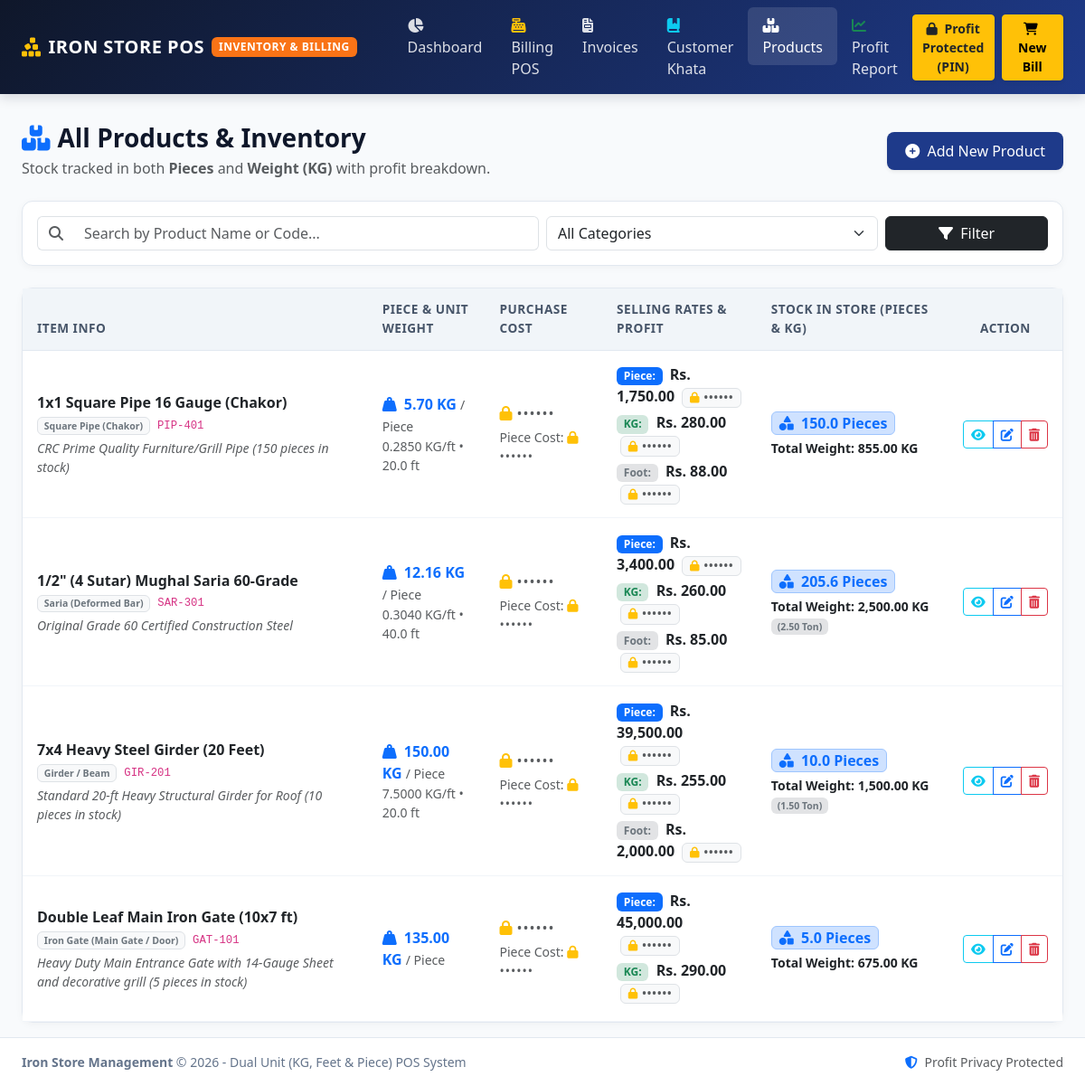
/products.php, run on the app's committed database.
### tables this page shows
CREATE TABLE IF NOT EXISTS `products` (
    `id` INT AUTO_INCREMENT PRIMARY KEY,
    `product_code` VARCHAR(50) NULL,
    `product_name` VARCHAR(150) NOT NULL,
    `category` VARCHAR(50) NOT NULL,
    `standard_length_feet` DECIMAL(8,2) DEFAULT 20.00,
    `weight_per_foot` DECIMAL(10,4) NOT NULL DEFAULT 0.0000,
    `weight_per_piece` DECIMAL(10,3) NOT NULL DEFAULT 0.000,
    `cost_price_per_kg` DECIMAL(10,2) NOT NULL DEFAULT 0.00,
    `sell_price_per_kg` DECIMAL(10,2) NOT NULL DEFAULT 0.00,
    `sell_price_per_foot` DECIMAL(10,2) NOT NULL DEFAULT 0.00,
    `sell_price_per_piece` DECIMAL(10,2) NOT NULL DEFAULT 0.00,
    `total_stock_kg` DECIMAL(14,3) NOT NULL DEFAULT 0.000,
    `alert_quantity_kg` DECIMAL(10,3) DEFAULT 50.000,
    `description` TEXT NULL,
    `created_at` TIMESTAMP DEFAULT CURRENT_TIMESTAMP,
    `updated_at` TIMESTAMP DEFAULT CURRENT_TIMESTAMP ON UPDATE CURRENT_TIMESTAMP
);

### products.php (the view, shortened to what this page needs)
<?php
require_once __DIR__ . '/includes/header.php';
$search = trim($_GET['search'] ?? '');
$query = "SELECT * FROM products WHERE 1=1";
$params = [];
$query .= " ORDER BY id DESC";
$products = [];
if (isset($pdo)) {
    try {
        $stmt = $pdo->prepare($query);
        $stmt->execute($params);
        $products = $stmt->fetchAll();
    } catch (PDOException $e) {
        $error = "Failed to load products: " . $e->getMessage();
    }
}
?>
<div class="row mb-4 align-items-center">
    <div class="col-md-6 mb-3 mb-md-0">
        <h3 class="fw-bold mb-1"><i class="fa-solid fa-boxes-stacked text-primary me-2"></i>All Products & Inventory</h3>
        <p class="text-muted mb-0">Stock tracked in both <strong>Pieces</strong> and <strong>Weight (KG)</strong> with profit breakdown.</p>
    </div>
    <div class="col-md-6 text-md-end">
        <a href="product_add.php" class="btn btn-primary-custom shadow-sm">
            <i class="fa-solid fa-plus-circle me-1"></i> Add New Product
        </a>
    </div>
</div>
<div class="card card-custom mb-4">
    <div class="card-body p-3">
        <form method="GET" action="products.php" class="row g-2 align-items-center">
            <div class="col-md-6">
                <div class="input-group">
                    <span class="input-group-text bg-white border-end-0"><i class="fa-solid fa-magnifying-glass text-muted"></i></span>
                    <input type="text" name="search" class="form-control border-start-0" placeholder="Search by Product Name or Code..." value="<?= htmlspecialchars($search) ?>">
                </div>
            </div>
            <div class="col-md-4">
                <select name="category" class="form-select">
                    <option value="">All Categories</option>
                </select>
            </div>
            <div class="col-md-2 d-flex gap-2">
                <button type="submit" class="btn btn-dark w-100"><i class="fa-solid fa-filter me-1"></i> Filter</button>
            </div>
        </form>
    </div>
</div>
<div class="card card-custom">
    <div class="table-responsive">
        <table class="table table-hover table-custom align-middle">
            <thead>
                <tr>
                    <th>Item Info</th>
                    <th>Piece & Unit Weight</th>
                    <th>Purchase Cost</th>
                    <th>Selling Rates & Profit</th>
                    <th>Stock in Store (Pieces & KG)</th>
                    <th class="text-center">Action</th>
                </tr>
            </thead>
            <tbody>
                <?php if (empty($products)): ?>
                    <tr>
                        <td colspan="6" class="text-center py-5">
                            <i class="fa-solid fa-box-open text-muted fs-1 mb-3 d-block"></i>
                            <h5 class="fw-bold text-secondary">No Products Found!</h5>
                            <p class="text-muted small">Click "Add New Product" to start building your store inventory.</p>
                            <a href="product_add.php" class="btn btn-primary btn-sm mt-2">
                                <i class="fa-solid fa-plus me-1"></i> Add First Item
                            </a>
                        </td>
                    </tr>
                <?php else: ?>
                    <?php foreach ($products as $p):
                        $cost_kg = (float)$p['cost_price_per_kg'];
                        $sell_kg = (float)$p['sell_price_per_kg'];
                        $sell_foot = (float)$p['sell_price_per_foot'];
                        $sell_piece = (float)$p['sell_price_per_piece'];
                        $weight_foot = (float)$p['weight_per_foot'];
                        $weight_piece = (float)($p['weight_per_piece'] ?: ($weight_foot * $p['standard_length_feet']));
                        $stock_kg = (float)$p['total_stock_kg'];
                        $profit_kg = calc_profit_kg($cost_kg, $sell_kg);
                        $cost_piece = $weight_piece * $cost_kg;
                        $profit_piece = $sell_piece - $cost_piece;
                        $profit_foot = calc_profit_foot($cost_kg, $weight_foot, $sell_foot);
                        $pieces_count = $weight_piece > 0 ? ($stock_kg / $weight_piece) : 0;
                    ?>
                        <tr>
                            <td>
                                <a href="product_view.php?id=<?= $p['id'] ?>" class="fw-bold fs-6 text-dark text-decoration-none hover-primary">
                                    <?= htmlspecialchars($p['product_name']) ?>
                                </a>
                                <div class="small text-muted d-flex align-items-center gap-2 mt-1">
                                    <span class="badge bg-light text-secondary border"><?= htmlspecialchars($p['category']) ?></span>
                                    <code><?= htmlspecialchars($p['product_code']) ?></code>
                                </div>
                                <?php if (!empty($p['description'])): ?>
                                    <div class="small text-muted mt-1 fst-italic"><?= htmlspecialchars($p['description']) ?></div>
                                <?php endif; ?>
                            </td>
                            <td>
                                <?php if ($weight_piece > 0): ?>
                                    <div class="fw-bold text-primary">
                                        <i class="fa-solid fa-weight-hanging me-1"></i>
                                        <?= number_format($weight_piece, 2) ?> KG <span class="small fw-normal text-muted">/ Piece</span>
                                    </div>
                                <?php endif; ?>
                                <?php if ($weight_foot > 0): ?>
                                    <div class="small text-muted">
                                        <?= number_format($weight_foot, 4) ?> KG/ft &bull; <?= number_format($p['standard_length_feet'], 1) ?> ft
                                    </div>
                                <?php endif; ?>
                            </td>
                            <td>
                                <div>
                                    <?= show_cost($cost_kg, '<span class="small text-muted">/ kg</span>') ?>
                                </div>
                                <?php if ($cost_piece > 0): ?>
                                    <div class="small text-muted mt-1">
                                        Piece Cost: <?= show_cost($cost_piece) ?>
                                    </div>
                                <?php endif; ?>
                            </td>
                            <td>
                                <?php if ($sell_piece > 0): ?>
                                    <div class="mb-1">
                                        <span class="badge bg-primary text-white me-1">Piece:</span>
                                        <span class="fw-bold text-dark"><?= format_currency($sell_piece) ?></span>
                                        <span class="ms-1"><?= show_profit($profit_piece) ?></span>
                                    </div>
                                <?php endif; ?>
                                <?php if ($sell_kg > 0): ?>
                                    <div class="mb-1">
                                        <span class="badge bg-success-subtle text-success me-1">KG:</span>
                                        <span class="fw-semibold text-dark"><?= format_currency($sell_kg) ?></span>
                                        <span class="ms-1"><?= show_profit($profit_kg) ?></span>
                                    </div>
                                <?php endif; ?>
                                <?php if ($sell_foot > 0): ?>
                                    <div>
                                        <span class="badge bg-secondary-subtle text-secondary me-1">Foot:</span>
                                        <span class="fw-semibold text-dark"><?= format_currency($sell_foot) ?></span>
                                        <span class="ms-1"><?= show_profit($profit_foot) ?></span>
                                    </div>
                                <?php endif; ?>
                            </td>
                            <td>
                                <div class="d-flex align-items-center gap-2 mb-1">
                                    <span class="badge bg-primary-subtle text-primary border border-primary-subtle fs-6 px-2 py-1">
                                        <i class="fa-solid fa-shapes me-1"></i>
                                        <strong><?= number_format($pieces_count, 1) ?></strong> Pieces
                                    </span>
                                </div>
                                <div class="small fw-bold text-dark">
                                    Total Weight: <?= format_weight($stock_kg) ?>
                                </div>
                            </td>
                            <td class="text-center">
                                <div class="btn-group btn-group-sm">
                                    <a href="product_view.php?id=<?= $p['id'] ?>" class="btn btn-outline-info" title="View Details (Read)">
                                        <i class="fa-solid fa-eye"></i>
                                    </a>
                                    <a href="product_edit.php?id=<?= $p['id'] ?>" class="btn btn-outline-primary" title="Edit Product">
                                        <i class="fa-solid fa-pen-to-square"></i>
                                    </a>
                                    <a href="product_delete.php?id=<?= $p['id'] ?>" class="btn btn-outline-danger"
                                       onclick="return confirm('Are you sure you want to delete this product?');" title="Delete Product">
                                        <i class="fa-solid fa-trash-can"></i>
                                    </a>
                                </div>
                            </td>
                        </tr>
                    <?php endforeach; ?>
                <?php endif; ?>
            </tbody>
        </table>
    </div>
</div>
<?php require_once __DIR__ . '/includes/footer.php'; ?>

### includes/functions.php (shortened to what this page needs)
<?php
function is_profit_unlocked() {
    return !empty($_SESSION['profit_unlocked']);
}
function show_profit($amount, $show_sign = true, $decimals = 2) {
    if (!is_profit_unlocked()) {
        return '<span class="badge bg-light text-muted border profit-shield-badge" role="button" data-bs-toggle="modal" data-bs-target="#profitPinModal" title="Profit is locked. Click to enter PIN and view."><i class="fa-solid fa-lock text-warning me-1"></i>••••••</span>';
    }
    $val = (float)$amount;
    $sign = ($show_sign && $val > 0) ? '+' : '';
    $class = ($val >= 0) ? 'text-success' : 'text-danger';
    return '<span class="fw-bold ' . $class . '">' . $sign . 'Rs. ' . number_format($val, $decimals) . '</span>';
}
function show_cost($amount, $suffix = '') {
    if (!is_profit_unlocked()) {
        return '<span class="text-muted profit-shield-badge" role="button" data-bs-toggle="modal" data-bs-target="#profitPinModal" title="Cost is locked. Click to enter PIN."><i class="fa-solid fa-lock text-warning me-1"></i>••••••</span>';
    }
    return '<span class="fw-bold text-danger">Rs. ' . number_format((float)$amount, 2) . '</span>' . ($suffix ? ' ' . $suffix : '');
}
function format_currency($amount, $decimals = 2) {
    return 'Rs. ' . number_format((float)$amount, $decimals);
}
function format_weight($kg, $show_ton = true) {
    $kg_val = (float)$kg;
    $output = number_format($kg_val, 2) . ' KG';
    if ($show_ton && $kg_val >= 1000) {
        $ton = $kg_val / 1000;
        $output .= ' <span class="badge bg-secondary-subtle text-secondary">(' . number_format($ton, 2) . ' Ton)</span>';
    }
    return $output;
}
function calc_profit_kg($cost_kg, $sell_kg) {
    return (float)$sell_kg - (float)$cost_kg;
}
function calc_cost_foot($cost_kg, $weight_per_foot) {
    return (float)$cost_kg * (float)$weight_per_foot;
}
function calc_profit_foot($cost_kg, $weight_per_foot, $sell_foot) {
    $cost_foot = calc_cost_foot($cost_kg, $weight_per_foot);
    return (float)$sell_foot - $cost_foot;
}

### data on the page
products: product_name "1x1 Square Pipe 16 Gauge (Chakor)", category "Square Pipe (Chakor)", product_code "PIP-401", description "CRC Prime Quality Furniture/Grill Pipe (150 pieces in stock)", weight_per_piece "5.70", weight_per_foot "0.2850", standard_length_feet "20.0", sell_price_per_piece "Rs. 1,750.00", sell_price_per_kg "Rs. 280.00", sell_price_per_foot "Rs. 88.00", pieces_count "150.0", total_stock_kg "855.00 KG"
products: product_name "1/2\" (4 Sutar) Mughal Saria 60-Grade", category "Saria (Deformed Bar)", product_code "SAR-301", description "Original Grade 60 Certified Construction Steel", weight_per_piece "12.16", weight_per_foot "0.3040", standard_length_feet "40.0", sell_price_per_piece "Rs. 3,400.00", sell_price_per_kg "Rs. 260.00", sell_price_per_foot "Rs. 85.00", pieces_count "205.6", total_stock_kg "2,500.00 KG", total_stock_kg "2.50"
products: product_name "7x4 Heavy Steel Girder (20 Feet)", category "Girder / Beam", product_code "GIR-201", description "Standard 20-ft Heavy Structural Girder for Roof (10 pieces in stock)", weight_per_piece "150.00", weight_per_foot "7.5000", standard_length_feet "20.0", sell_price_per_piece "Rs. 39,500.00", sell_price_per_kg "Rs. 255.00", sell_price_per_foot "Rs. 2,000.00", pieces_count "10.0", total_stock_kg "1,500.00 KG", total_stock_kg "1.50"
products: product_name "Double Leaf Main Iron Gate (10x7 ft)", category "Iron Gate (Main Gate / Door)", product_code "GAT-101", description "Heavy Duty Main Entrance Gate with 14-Gauge Sheet and decorative grill (5 pieces in stock)", weight_per_piece "135.00", sell_price_per_piece "Rs. 45,000.00", sell_price_per_kg "Rs. 290.00", pieces_count "5.0", total_stock_kg "675.00 KG"
